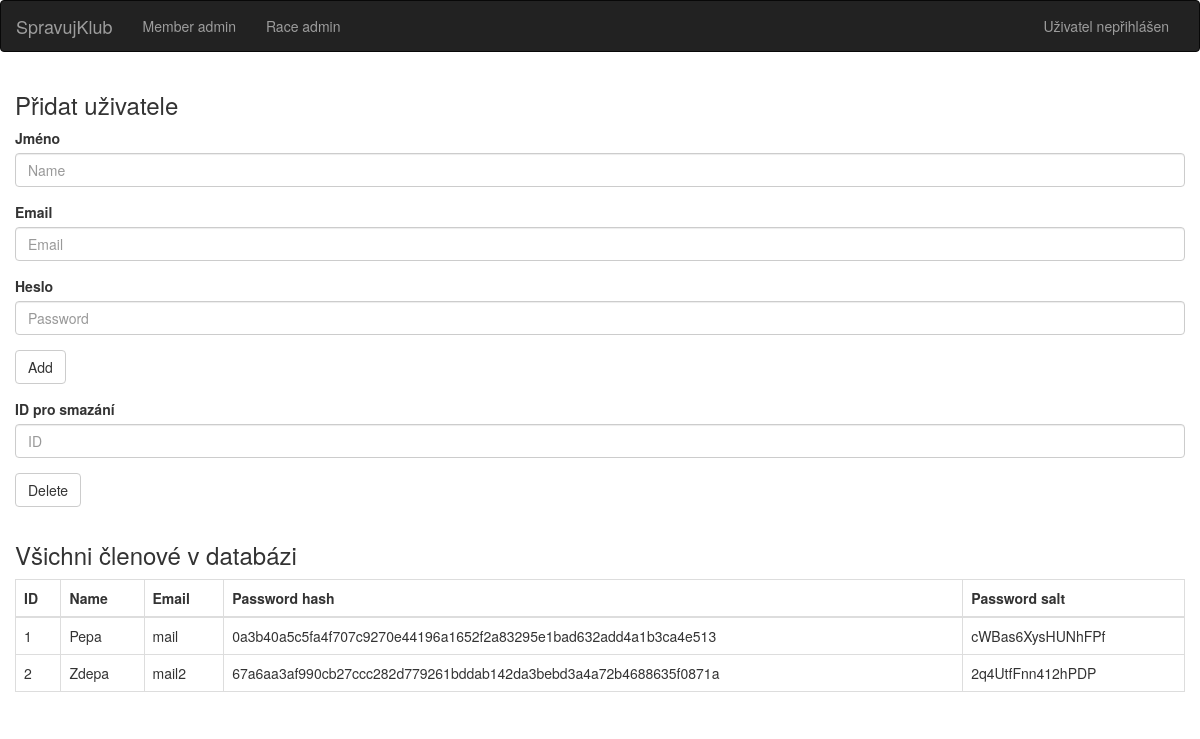
The app's page /admin_member with its own data.
### dl/models/Member.py (models this page shows, shortened)
class Member(db.Model):
    __tablename__ = "members"
    id = db.Column(db.Integer, primary_key=True, autoincrement=True)
    name = db.Column(db.String(50))
    email = db.Column(db.String(50), unique=True)
    password = db.Column(db.String(50))
    salt = db.Column(db.String(16))
    races = db.relationship('Race', secondary='ucast_na_zavode')
    created_races = db.relationship('Race', backref='created_by', lazy=True)

### views.py (the view)
@app.route('/admin_member', methods=['GET'])
def admin_member():
    name = request.values.get("name")
    email = request.values.get("mail")
    password = request.values.get("password")
    delete = request.values.get("delete", type=int)
    if name and email and password:
        app_create_user(name=name, email=email, password=password)
    if delete:
        app_delete_user_by_id(delete)
    return render_template("admin_member.html", members=Member.query.all(), title="Member admin")

### templates/admin_member.html
{% extends "base.html" %}
{% block content %}
    <div class="container tab-content">
        <div class="row">
            <form action="/admin_member" role="form">
                <h3>Přidat uživatele</h3>
                <div class="form-group">
                    <label>Jméno</label>
                    <input type="text" class="form-control" name="name" placeholder="Name">
                </div>
                <div class="form-group">
                    <label>Email</label>
                    <input type="text" class="form-control" name="mail" placeholder="Email" >
                </div>
                <div class="form-group">
                    <label for="inputPrice">Heslo</label>
                    <input type="password" class="form-control" name="password" placeholder="Password" >
                </div>
                <div class="form-group">
                    <button type="submit" class="btn btn-default">Add</button>
                </div>
            </form>
        </div>
        <div class="row">
            <form action="/" role="form">
                <div class="form-group">
                    <label>ID pro smazání</label>
                    <input type="number" class="form-control" name="delete" placeholder="ID" >
                </div>
                <div class="form-group">
                    <button type="submit" class="btn btn-default">Delete</button>
                </div>
            </form>
        </div>
        <div class="row">
            <h3>Všichni členové v databázi</h3>
            <div class="table-responsive">
                <table class="table table-bordered" id="mainTable">
                    <thead>
                    <tr>
                        <th>ID</th>
                        <th>Name</th>
                        <th>Email</th>
                        <th>Password hash</th>
                        <th>Password salt</th>
                    </tr>
                    </thead>
                    <tbody id="displayArea">
                    {% for member in members %}
                        <tr>
                            <td>{{ member.id }}</td>
                            <td>{{ member.name }}</td>
                            <td>{{ member.email }}</td>
                            <td>{{ member.password }}</td>
                            <td>{{ member.salt }}</td>
                        </tr>
                    {% endfor %}
                    </tbody>
                </table>
            </div>
        </div>
    </div>
{% endblock %}

### templates/base.html (shortened to what this page needs)
{% extends "bootstrap/base.html" %}
        {% block header %}
			{% block navbar %}
				<nav class="navbar navbar-inverse">
					<div class="container-fluid">
						<div class="navbar-header">
							<a class="navbar-brand" href="{{ url_for('index') }}">SpravujKlub</a>
						</div>
						<div class="collapse navbar-collapse" id="bs-example-navbar-collapse-1">
							<ul class="nav navbar-nav">
								<li><a href="{{ url_for('admin_member') }}">Member admin</a></li>
								<li><a href="{{ url_for('admin_race') }}">Race admin</a></li>
							</ul>
							<ul class="nav navbar-nav navbar-right">
								{% if current_user.is_authenticated %}
									<li>
										<a href="{{ url_for('profile', user_id=current_user.id ) }}">Přihlášen uživatel {{ current_user.name }}</a>
									</li>
									<li>
										<button type="button" onclick="location.href='/logout'" class="btn btn-default navbar-btn" id="signIn_button">Odhlásit se</button>
									</li>
								{% else %}
									<li>
										<a>Uživatel nepřihlášen</a>
									</li>
								{% endif %}
							</ul>
						</div>
					</div>
				</nav>
			{% endblock %}
        {% endblock %}

### records on screen
Member: id "1", name "Pepa", email "mail", password "0a3b40a5c5fa4f707c9270e44196a1652f2a83295e1bad632add4a1b3ca4e513", salt "cWBas6XysHUNhFPf"
Member: id "2", name "Zdepa", email "mail2", password "67a6aa3af990cb27ccc282d779261bddab142da3bebd3a4a72b4688635f0871a", salt "2q4UtfFnn412hPDP"
